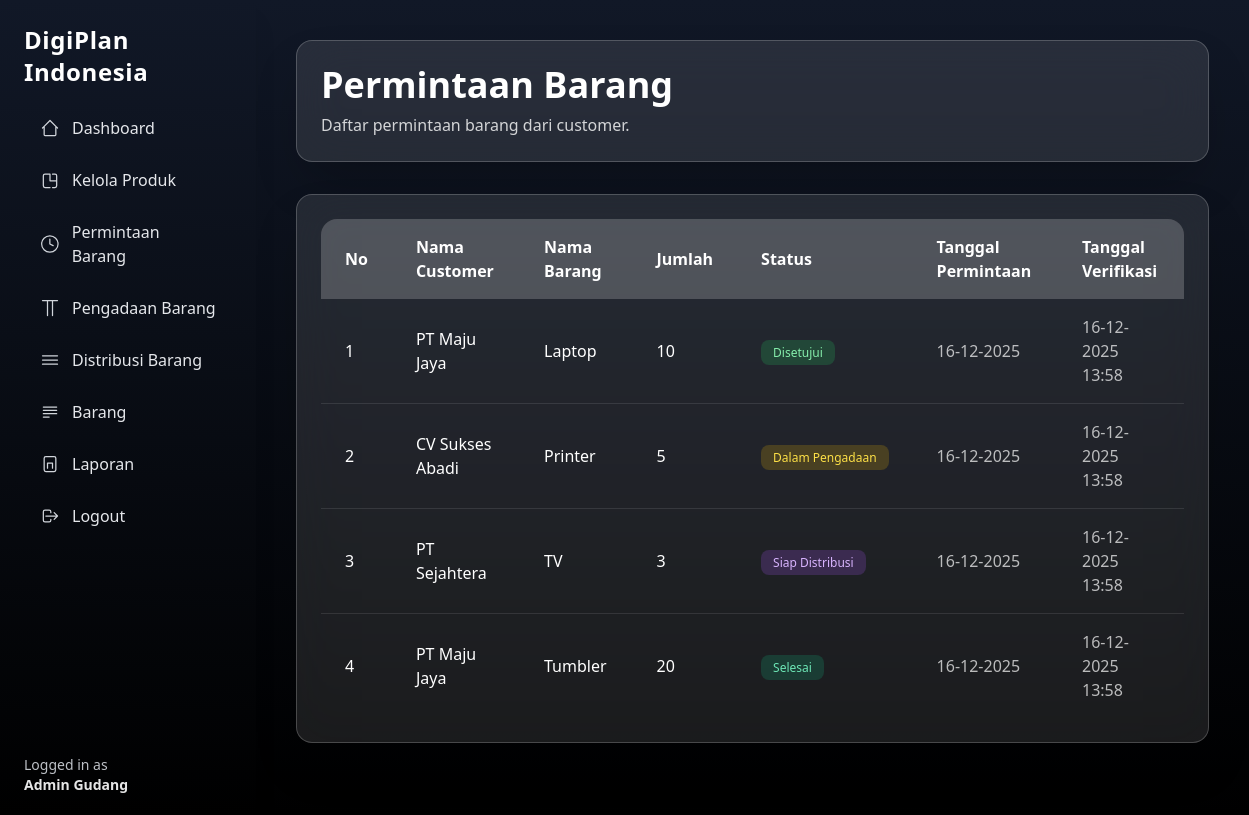
Page /admin/item-request.php (signed in) on the committed database.
### tables this page shows
CREATE TABLE permintaan_barang (
  id INT AUTO_INCREMENT PRIMARY KEY,
  kode_permintaan VARCHAR(50) UNIQUE,
  user_id INT,
  nama_barang VARCHAR(100),
  merk VARCHAR(100),
  warna VARCHAR(100),
  jumlah INT,
  status ENUM(
    'diajukan',
    'ditolak',
    'dibatalkan',
    'disetujui',
    'dalam_pengadaan',
    'siap_distribusi',
    'selesai'
  ),
  admin_id INT,
  tanggal_verifikasi DATETIME,
  catatan_admin TEXT,
  created_at TIMESTAMP DEFAULT CURRENT_TIMESTAMP,
  deleted_at DATETIME DEFAULT NULL,
  FOREIGN KEY (user_id) REFERENCES users(id),
  FOREIGN KEY (admin_id) REFERENCES users(id)
);

CREATE TABLE users (
  id INT AUTO_INCREMENT PRIMARY KEY,
  name VARCHAR(100),
  email VARCHAR(100) UNIQUE,
  password VARCHAR(255),
  role_id INT,
  created_at TIMESTAMP DEFAULT CURRENT_TIMESTAMP,
  deleted_at DATETIME DEFAULT NULL,
  FOREIGN KEY (role_id) REFERENCES roles(id)
);

### admin/item-request-func.php (called while the page is built, shortened)
<?php
require '../include/conn.php';
$sql = "
  SELECT
    pb.*,
    u.name AS nama_user
  FROM permintaan_barang pb
  JOIN users u ON pb.user_id = u.id
  ORDER BY pb.created_at DESC
";
$result = $conn->query($sql);

### admin/item-request.php (the view, shortened to what this page needs)
<?php
require 'item-request-func.php';
?>
<!DOCTYPE html>
<html lang="en">
<head>
  <script src="https://cdn.tailwindcss.com"></script>
</head>
<body class="bg-gradient-to-b from-gray-900 to-black overflow-x-hidden">
  <?php include '../include/layouts/sidebar-admin.php'; ?>
  <div class="flex min-h-screen">
    <main class="ml-64 p-10 w-full flex-1">
      <div class="max-w-7xl mx-auto">
        <div class="backdrop-blur-xl bg-white/10 border border-white/20 p-6 rounded-2xl shadow-2xl mb-8">
          <h1 class="text-4xl font-bold text-white mb-2">Permintaan Barang</h1>
          <p class="text-white/80">Daftar permintaan barang dari customer.</p>
        </div>
        <div class="backdrop-blur-xl bg-white/10 border border-white/20 rounded-2xl shadow-2xl mb-8 p-6">
          <div class="rounded-2xl overflow-x-auto">
            <table class="table-auto w-full">
              <thead>
                <tr class="bg-white/20 text-white text-left">
                  <th class="px-6 py-4">No</th>
                  <th class="px-6 py-4">Nama Customer</th>
                  <th class="px-6 py-4">Nama Barang</th>
                  <th class="px-6 py-4">Jumlah</th>
                  <th class="px-6 py-4">Status</th>
                  <th class="px-6 py-4">Tanggal Permintaan</th>
                  <th class="px-6 py-4">Tanggal Verifikasi</th>
                </tr>
              </thead>
              <tbody class="divide-y divide-white/10">
                <?php $no = 1;
                while ($row = $result->fetch_assoc()): ?>
                  <tr class="hover:bg-white/5">
                    <td class="px-6 py-4 text-white"><?= $no++ ?></td>
                    <td class="px-6 py-4 text-white"><?= htmlspecialchars($row['nama_user']) ?></td>
                    <td class="px-6 py-4 text-white"><?= htmlspecialchars($row['nama_barang']) ?></td>
                    <td class="px-6 py-4 text-white"><?= $row['jumlah'] ?></td>
                    <td class="px-6 py-4 capitalize">
                      <?php
                      switch ($row['status']) {
                        case 'disetujui':
                          echo "<span class='px-3 py-1 bg-green-500/20 text-green-300 rounded-lg text-xs whitespace-nowrap'>Disetujui</span>";
                          break;
                        case 'dalam_pengadaan':
                          echo "<span class='px-3 py-1 bg-yellow-500/20 text-yellow-300 rounded-lg text-xs whitespace-nowrap'>Dalam Pengadaan</span>";
                          break;
                        case 'siap_distribusi':
                          echo "<span class='px-3 py-1 bg-purple-500/20 text-purple-300 rounded-lg text-xs whitespace-nowrap'>Siap Distribusi</span>";
                          break;
                        case 'selesai':
                          echo "<span class='px-3 py-1 bg-emerald-500/20 text-emerald-300 rounded-lg text-xs whitespace-nowrap'>Selesai</span>";
                          break;
                      }
                      ?>
                    </td>
                    <td class="px-6 py-4 text-white/70">
                      <?= date('d-m-Y', strtotime($row['created_at'])) ?>
                    </td>
                    <td class="px-6 py-4 text-white/70">
                      <?= $row['tanggal_verifikasi']
                        ? date('d-m-Y H:i', strtotime($row['tanggal_verifikasi']))
                        : 'Belum Diverifikasi'; ?>
                    </td>
                  </tr>
                <?php endwhile; ?>
              </tbody>
            </table>
          </div>
        </div>
      </div>
    </main>
  </div>
</body>
</html>

### rows in the picture
permintaan_barang: user.name "PT Maju Jaya", nama_barang "Laptop", jumlah "10", status "Disetujui", created_at "16-12-2025", tanggal_verifikasi "16-12-2025 13:58"
permintaan_barang: user.name "CV Sukses Abadi", nama_barang "Printer", jumlah "5", status "Dalam Pengadaan", created_at "16-12-2025", tanggal_verifikasi "16-12-2025 13:58"
permintaan_barang: user.name "PT Sejahtera", nama_barang "TV", jumlah "3", status "Siap Distribusi", created_at "16-12-2025", tanggal_verifikasi "16-12-2025 13:58"
permintaan_barang: user.name "PT Maju Jaya", nama_barang "Tumbler", jumlah "20", status "Selesai", created_at "16-12-2025", tanggal_verifikasi "16-12-2025 13:58"

### other values in the picture
$_SESSION['name'] "Admin Gudang"
